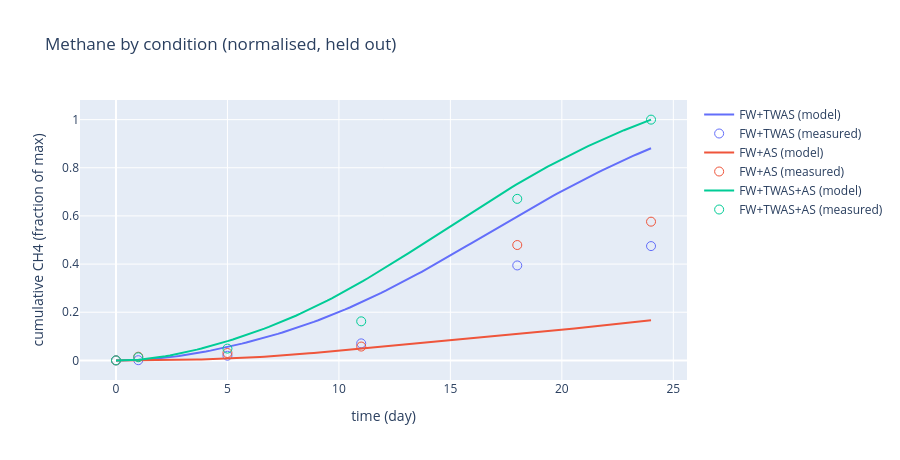

Write notebook code for a chart like this one.
### Markdown cell above
## 8. Methane — held-out check (not fitted)

Methane was **not** in the objective. We compare the calibrated model's predicted
methane against the measured gas, **normalised to the top condition** — the point
is the ordering and shape, since the absolute methane scale needs the reactor
volume (notebook 2).

### Code cell
obs_rows = list(csv.reader(METHANE.open()))
obs_t = [float(x) for x in obs_rows[0][1:]]
observed = {r[0].replace("\ufeff", ""): np.array([float(x) for x in r[1:]]) for r in obs_rows[1:]}

grid = np.linspace(0, 24, 120)
predicted = {}
for c in conditions:
    reps = [predict(tuned_model, e, states=["S_gas_ch4"], t=grid)[:, 0]
            for e in experiments if e.condition == c]
    predicted[c] = np.mean(reps, axis=0)

p24 = {c: predicted[c][-1] for c in conditions}; o24 = {c: observed[c][-1] for c in conditions}
print("cumulative methane at day 24 (normalised to the max condition):")
for c in conditions:
    print(f"  {c:<12} predicted {p24[c]/max(p24.values()):.2f}   observed {o24[c]/max(o24.values()):.2f}")

fig = go.Figure()
for i, c in enumerate(conditions):
    col = PALETTE[i]
    fig.add_scatter(x=grid, y=predicted[c]/max(p24.values()), mode="lines", name=f"{c} (model)", line=dict(color=col))
    fig.add_scatter(x=obs_t, y=observed[c]/max(o24.values()), mode="markers", name=f"{c} (measured)",
                    marker=dict(color=col, symbol="circle-open", size=9))
fig.update_layout(title="Methane by condition (normalised, held out)", xaxis_title="time (day)",
                  yaxis_title="cumulative CH4 (fraction of max)", height=460)
fig.show()
